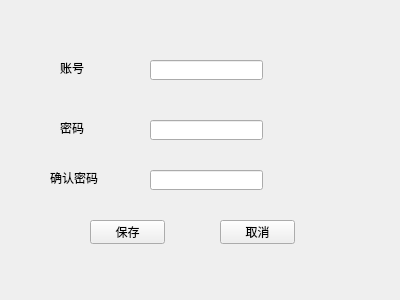
<?xml version="1.0" encoding="UTF-8"?>
<ui version="4.0">
 <class>login</class>
 <widget class="QWidget" name="login">
  <property name="geometry">
   <rect>
    <x>0</x>
    <y>0</y>
    <width>400</width>
    <height>300</height>
   </rect>
  </property>
  <property name="windowTitle">
   <string>login</string>
  </property>
  <widget class="QLineEdit" name="lineEdit">
   <property name="geometry">
    <rect>
     <x>150</x>
     <y>60</y>
     <width>113</width>
     <height>20</height>
    </rect>
   </property>
  </widget>
  <widget class="QLineEdit" name="lineEdit_2">
   <property name="geometry">
    <rect>
     <x>150</x>
     <y>120</y>
     <width>113</width>
     <height>20</height>
    </rect>
   </property>
  </widget>
  <widget class="QLineEdit" name="lineEdit_3">
   <property name="geometry">
    <rect>
     <x>150</x>
     <y>170</y>
     <width>113</width>
     <height>20</height>
    </rect>
   </property>
  </widget>
  <widget class="QLabel" name="label">
   <property name="geometry">
    <rect>
     <x>60</x>
     <y>60</y>
     <width>54</width>
     <height>16</height>
    </rect>
   </property>
   <property name="text">
    <string>账号</string>
   </property>
  </widget>
  <widget class="QLabel" name="label_2">
   <property name="geometry">
    <rect>
     <x>60</x>
     <y>120</y>
     <width>54</width>
     <height>16</height>
    </rect>
   </property>
   <property name="text">
    <string>密码</string>
   </property>
  </widget>
  <widget class="QLabel" name="label_3">
   <property name="geometry">
    <rect>
     <x>50</x>
     <y>170</y>
     <width>54</width>
     <height>16</height>
    </rect>
   </property>
   <property name="text">
    <string>确认密码</string>
   </property>
  </widget>
  <widget class="QPushButton" name="pushButton">
   <property name="geometry">
    <rect>
     <x>90</x>
     <y>220</y>
     <width>75</width>
     <height>24</height>
    </rect>
   </property>
   <property name="text">
    <string>保存</string>
   </property>
  </widget>
  <widget class="QPushButton" name="pushButton_2">
   <property name="geometry">
    <rect>
     <x>220</x>
     <y>220</y>
     <width>75</width>
     <height>24</height>
    </rect>
   </property>
   <property name="text">
    <string>取消</string>
   </property>
  </widget>
 </widget>
 <resources/>
 <connections/>
</ui>
